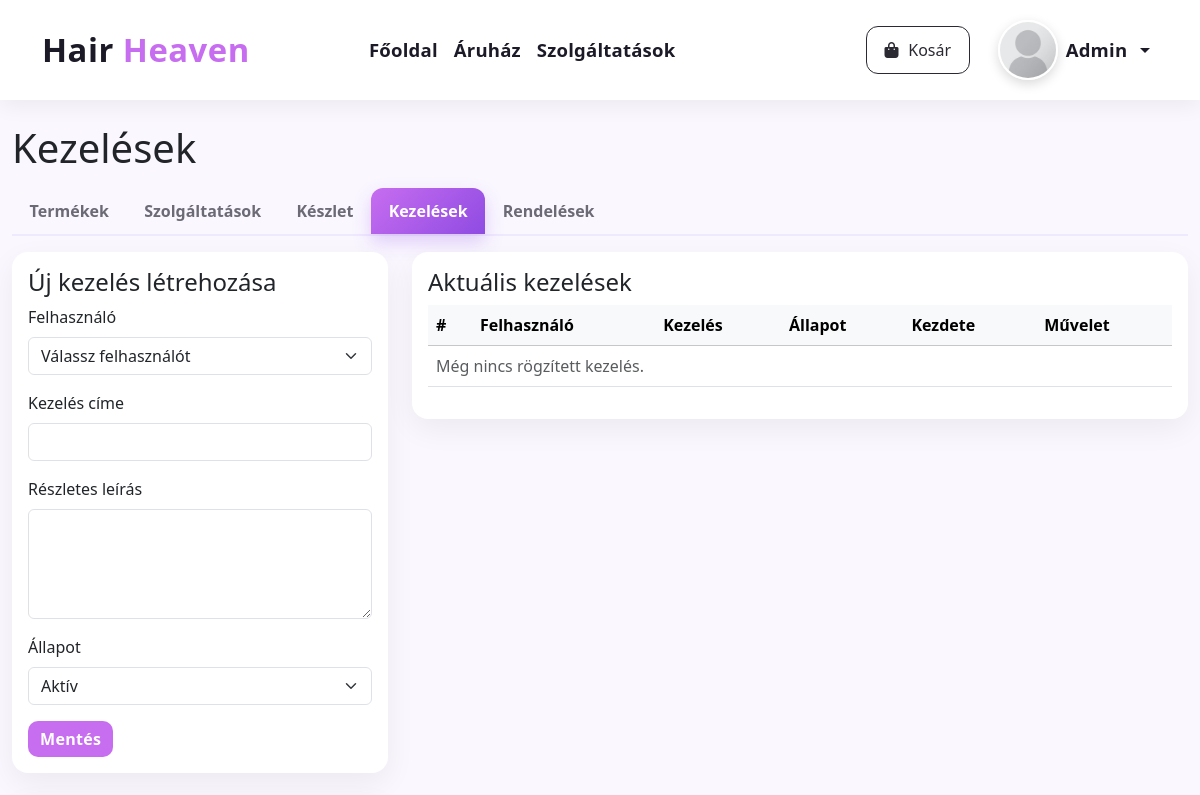
The page /admin/treatments.php (signed in, upper part) on the database as committed earlier.
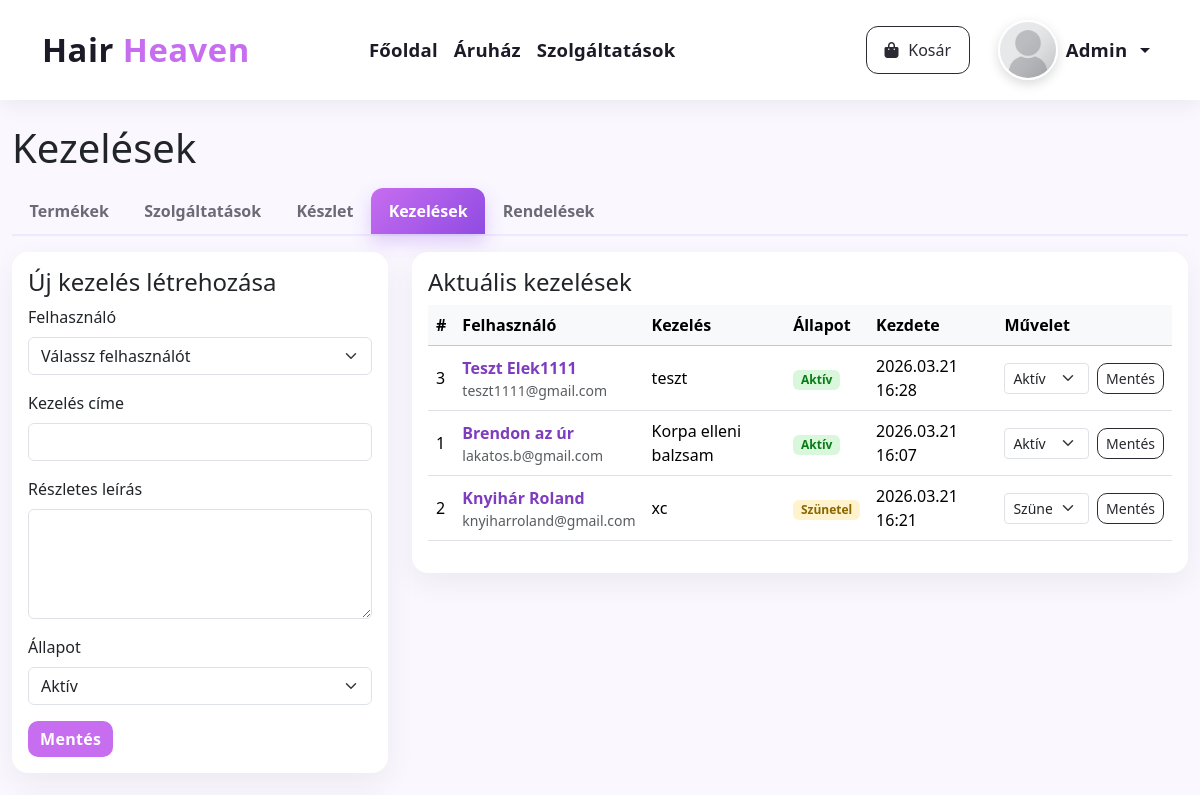
The same page on the database as committed later.
### tables this page shows
CREATE TABLE `user_treatments` (
  `id` int(11) NOT NULL,
  `user_id` int(11) NOT NULL,
  `title` varchar(150) NOT NULL,
  `description` text DEFAULT NULL,
  `status` enum('active','paused','finished') NOT NULL DEFAULT 'active',
  `started_at` datetime NOT NULL DEFAULT current_timestamp(),
  `ended_at` datetime DEFAULT NULL,
  `created_by` int(11) DEFAULT NULL,
  `created_at` datetime NOT NULL DEFAULT current_timestamp(),
  `updated_at` datetime NOT NULL DEFAULT current_timestamp() ON UPDATE current_timestamp()
);

CREATE TABLE `users` (
  `id` int(11) NOT NULL,
  `username` varchar(100) NOT NULL,
  `email` varchar(190) NOT NULL,
  `address` varchar(255) DEFAULT NULL,
  `password_hash` varchar(255) NOT NULL,
  `avatar` varchar(255) DEFAULT NULL,
  `role` enum('owner','customer') NOT NULL DEFAULT 'customer',
  `has_active_treatment` tinyint(1) NOT NULL DEFAULT 0,
  `created_at` datetime NOT NULL DEFAULT current_timestamp(),
  `updated_at` datetime NOT NULL DEFAULT current_timestamp() ON UPDATE current_timestamp()
);

### security.php (called while the page is built, shortened)
<?php
if (!function_exists('csrf_token')) {
    function csrf_token() {
        return $_SESSION['csrf'];
    }
    function csrf_field() {
        $t = csrf_token();
        return '<input type="hidden" name="csrf" value="'.e($t).'">';
    }
}

### admin/treatments.php (the view, shortened to what the changed rows need)
<?php
require_once __DIR__ . '/../security.php';
$mysqli = db();
function e($s){ return htmlspecialchars((string)$s, ENT_QUOTES, 'UTF-8'); }
function abs_img(?string $p): string {
  $p = $p ?: '/assets/img/avatar-placeholder.svg';
  return ($p[0] === '/') ? $p : '/'.ltrim($p, '/');
}
function hu_status(string $status): string {
  return match($status){
    'active'   => 'Aktív',
    'paused'   => 'Szünetel',
    'finished' => 'Lezárt',
    default    => $status
  };
}
function status_badge_class(string $status): string {
  return match($status){
    'active'   => 'st-active',
    'paused'   => 'st-paused',
    'finished' => 'st-finished',
    default    => 'st-paused'
  };
}
$treatments = [];
if ($mysqli) {
  $r = $mysqli->query("
    SELECT ut.*, u.username, u.email
    FROM user_treatments ut
    INNER JOIN users u ON u.id = ut.user_id
    ORDER BY FIELD(ut.status,'active','paused','finished'), ut.started_at DESC
  ");
  while ($row = $r->fetch_assoc()) {
    $tid = (int)$row['id'];
    $row['products'] = [];
    $stP = $mysqli->prepare("
      SELECT p.brand, p.name, p.image, utp.usage_note
      FROM user_treatment_products utp
      INNER JOIN products p ON p.id = utp.product_id
      WHERE utp.treatment_id = ?
      ORDER BY p.brand, p.name
    ");
    $stP->bind_param('i', $tid);
    $stP->execute();
    $resP = $stP->get_result();
    while ($p = $resP->fetch_assoc()) {
      $p['image'] = abs_img($p['image']);
      $row['products'][] = $p;
    }
    $row['entries'] = [];
    $stE = $mysqli->prepare("
      SELECT *
      FROM user_treatment_entries
      WHERE treatment_id = ?
      ORDER BY entry_date DESC, id DESC
    ");
    $stE->bind_param('i', $tid);
    $stE->execute();
    $resE = $stE->get_result();
    while ($en = $resE->fetch_assoc()) {
      $en['image_path'] = !empty($en['image_path']) ? abs_img($en['image_path']) : null;
      $row['entries'][] = $en;
    }
    $treatments[] = $row;
  }
}
?>
<!doctype html>
<html lang="hu">
<head>
  <link href="https://cdn.jsdelivr.net/npm/bootstrap@5.3.2/dist/css/bootstrap.min.css" rel="stylesheet">
  <link rel="stylesheet" href="https://cdnjs.cloudflare.com/ajax/libs/font-awesome/6.5.0/css/all.min.css"/>
  <link rel="stylesheet" href="/assets/hairheaven.css">
</head>
<body>
<div class="container-xxl py-4">
  <h1 class="mb-3">Kezelések</h1>
  <div class="tab-content">
    <div class="tab-pane fade show active" id="tabTreatments" role="tabpanel">
      <div class="row g-4">
        <div class="col-lg-8">
          <div class="card p-3">
            <div class="table-responsive">
              <table class="table align-middle">
                <thead class="table-light">
                  <tr>
                    <th>#</th>
                    <th>Felhasználó</th>
                    <th>Kezelés</th>
                    <th>Állapot</th>
                    <th>Kezdete</th>
                    <th>Művelet</th>
                  </tr>
                </thead>
                <tbody>
                  <?php foreach ($treatments as $idx => $t): ?>
                    <tr>
                      <td><?= (int)$t['id'] ?></td>
                      <td>
                        <button class="treatment-user-btn" type="button" data-bs-toggle="collapse" data-bs-target="#trDetails<?= $idx ?>" aria-expanded="false">
                          <?= e($t['username']) ?>
                        </button>
                        <div class="small text-muted"><?= e($t['email']) ?></div>
                      </td>
                      <td><?= e($t['title']) ?></td>
                      <td>
                        <span class="badge <?= e(status_badge_class($t['status'])) ?>">
                          <?= e(hu_status($t['status'])) ?>
                        </span>
                      </td>
                      <td><?= e(date('Y.m.d H:i', strtotime($t['started_at']))) ?></td>
                      <td>
                        <form method="post" class="d-flex gap-2">
                          <select name="status" class="form-select form-select-sm">
                            <option value="active"   <?= $t['status']==='active'?'selected':'' ?>>Aktív</option>
                            <option value="paused"   <?= $t['status']==='paused'?'selected':'' ?>>Szünetel</option>
                          </select>
                          <button class="btn btn-sm btn-outline-dark" type="submit">Mentés</button>
                        </form>
                      </td>
                    </tr>
                  <?php endforeach; ?>
                  <?php if (empty($treatments)): ?>
                    <tr><td colspan="6" class="text-muted">Még nincs rögzített kezelés.</td></tr>
                  <?php endif; ?>
                </tbody>
              </table>
            </div>
          </div>
        </div>
      </div>
    </div>
  </div>
</div>
</body>
</html>

Rows that differ between the two databases and show on the page:
added user_treatments: id "3", user.username "Teszt Elek1111", user.email "teszt1111@gmail.com", title "teszt", status "Aktív", started_at "2026.03.21 16:28"
added user_treatments: id "1", user.username "Brendon az úr", user.email "lakatos.b@gmail.com", title "Korpa elleni balzsam", status "Aktív", started_at "2026.03.21 16:07"
added user_treatments: id "2", user.username "Knyihár Roland", user.email "knyiharroland@gmail.com", title "xc", status "Szünetel", started_at "2026.03.21 16:21"
Other text that changed with them:
text no longer shown: "Még nincs rögzített kezelés."
